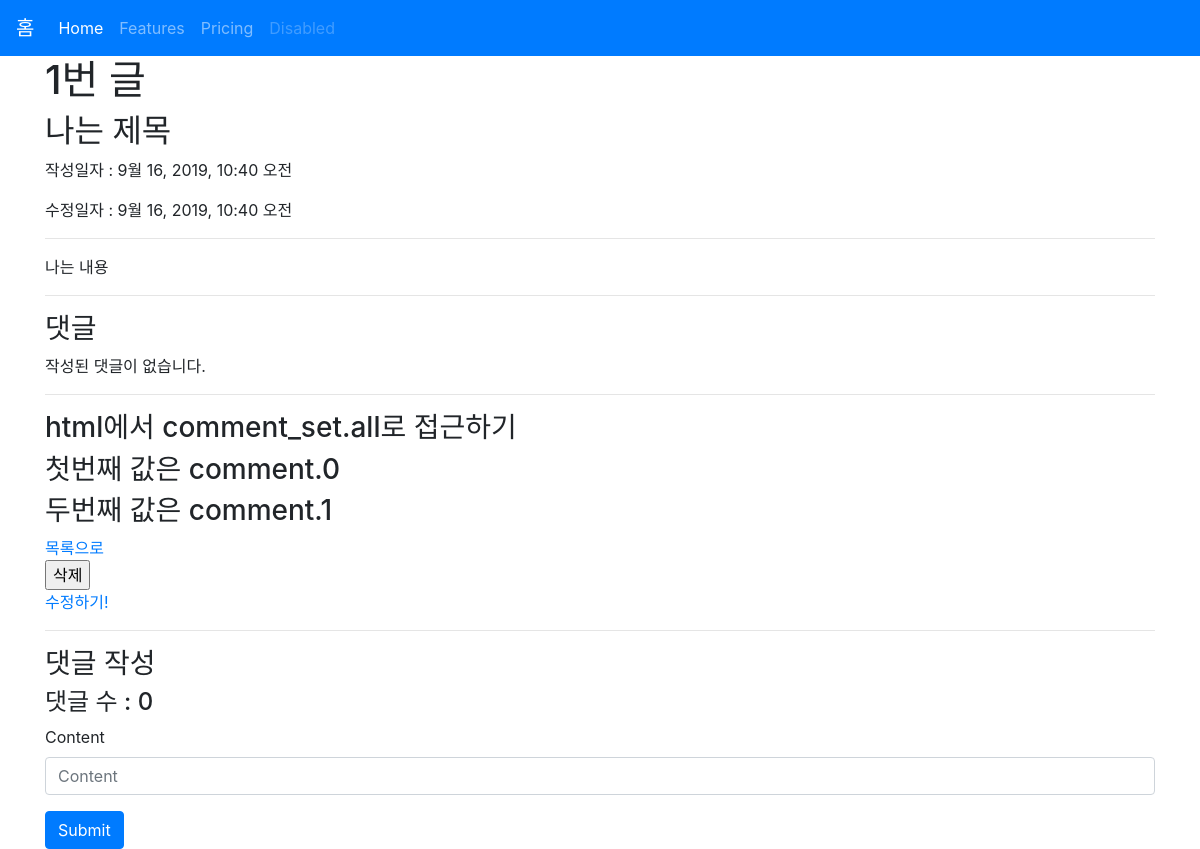
The app's page /articles/1/, older data.
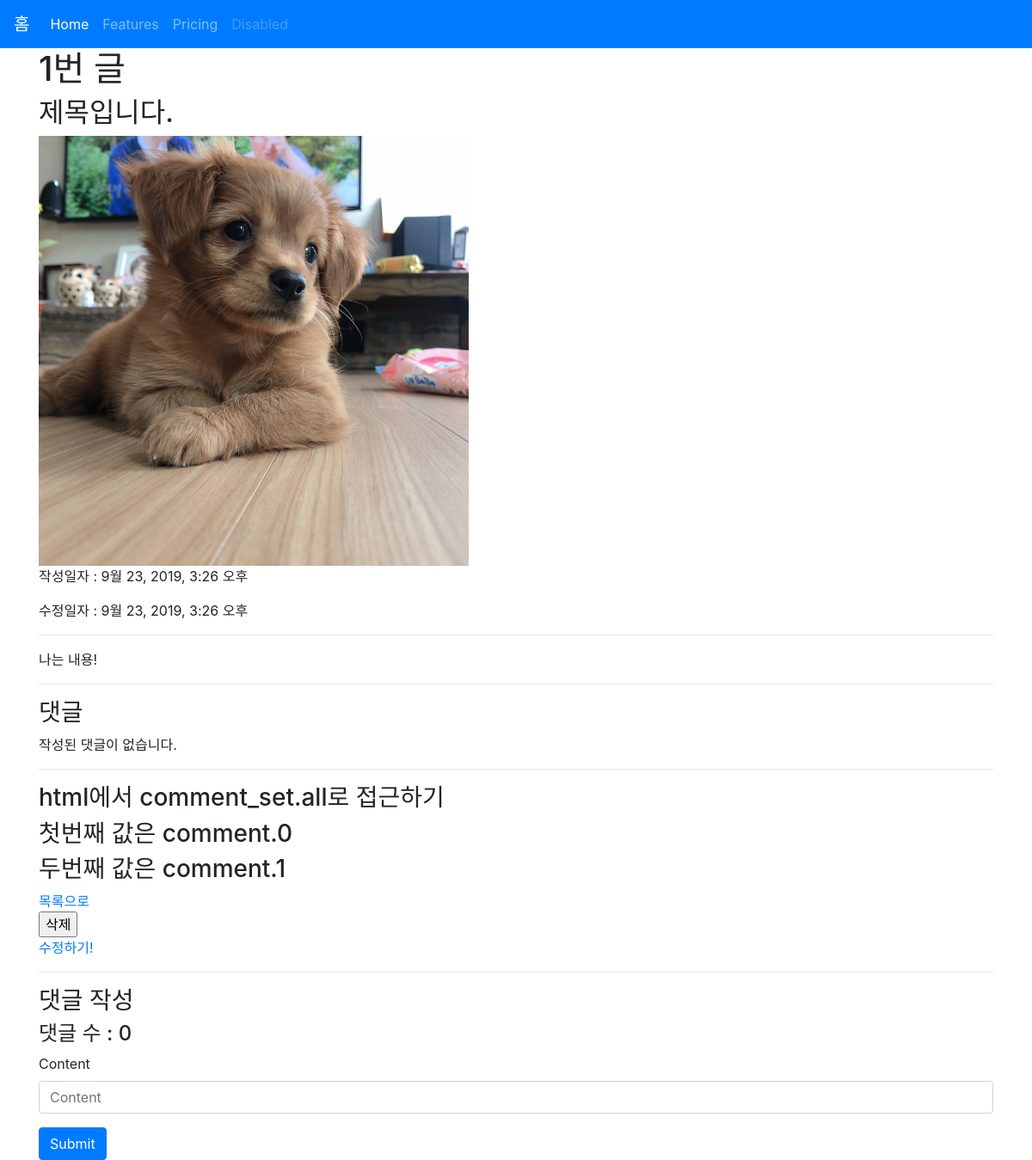
The same page, newer data.
### articles/models.py (models this page shows, shortened)
class Article(models.Model):
    title = models.CharField(max_length=10)
    content = models.TextField()
    image = models.ImageField(blank=True)
    image_thumbnail = ImageSpecField(
        processors=[ResizeToFill(300, 300)],
        format='JPEG',
        options={'quality': 80}
    )
    created_at = models.DateTimeField(auto_now_add=True)
    updated_at = models.DateTimeField(auto_now=True)

### articles/views.py (the view)
# urls.py: path('<int:article_pk>/', views.detail, name='detail'),
def detail(request, article_pk):
    article = get_object_or_404(Article, pk=article_pk) # 없으면 404 에러, 안해주면 500error가 뜬다.
    comments = article.comment_set.all()
    comment_form = CommentForm()
    context = {
        'article': article,
        'comments': comments,
        'comment_form': comment_form
    }
    return render(request, 'articles/detail.html', context)

### articles/forms.py
class CommentForm(forms.ModelForm):
    class Meta:
        model = Comment
        fields = ('content', ) # 지정 필드만 보여줌

### articles/templates/articles/detail.html (shortened to what this page needs)
{% extends 'articles/base.html' %}
{% load bootstrap4 %}
{% block body %}
<h1>{{ article.id }}번 글</h1>
<h2>{{ article.title }}</h2>
{% if article.image %}
  <img src="{{ article.image.url }}" alt="{{ article.image.name }}" width="500">
{% endif %}
<p>작성일자 : {{ article.created_at }}</p>
<p>수정일자 : {{ article.updated_at }}</p>
<hr>
<p>{{ article.content }}</p>
<hr>
<h3>댓글</h3>
{% for comment in comments %}
<p>{{ comment.content }}</p>
<form action="{% url 'articles:comment_delete' comment.pk %}" method="POST" onclick="return confirm('정말로 삭제하시겠습니까?')">
  {% csrf_token %}
  <input type="submit" value="댓글 삭제">
</form>
<hr>
{% empty %}
<p>작성된 댓글이 없습니다.</p>
{% endfor %}
<hr>
<h3>html에서 comment_set.all로 접근하기</h3>
<h3>첫번째 값은 comment.0</h3>
<h3>두번째 값은 comment.1</h3>
<a href="{% url 'articles:index' %}">목록으로</a>
<form action="{% url 'articles:delete' article.pk %}" method="POST" onclick="return confirm('정말로 삭제하시겠습니까?')">
  <input type="submit" value="삭제">
</form>
<a href="{% url 'articles:update' article.pk %}">수정하기!</a>
<hr>
<h3>댓글 작성</h3>
<h4>댓글 수 : {{ comments.count }}</h4>
<form action="{% url 'articles:comment_create' article.pk %}" method="POST" class="form">
  {% bootstrap_form comment_form %}
  {% buttons %}
  <button type="submit" class="btn btn-primary">Submit</button>
  {% endbuttons %}
</form>
{% endblock %}

### articles/templates/articles/base.html (shortened to what this page needs)
{% load static %}
<!DOCTYPE html>
<html lang="en">
<head>
  <link rel="stylesheet" href="{% static 'bootstrap/css/bootstrap.min.css' %}">
</head>
<body>
  <nav class="navbar navbar-expand-lg navbar-dark bg-primary">
    <a class="navbar-brand" href="/articles/">홈</a>
    <div class="collapse navbar-collapse" id="navbarNav">
      <ul class="navbar-nav">
        <li class="nav-item active">
          <a class="nav-link" href="#">Home <span class="sr-only">(current)</span></a>
        </li>
        <li class="nav-item">
          <a class="nav-link" href="#">Features</a>
        </li>
        <li class="nav-item">
          <a class="nav-link" href="#">Pricing</a>
        </li>
        <li class="nav-item">
          <a class="nav-link disabled" href="#" tabindex="-1" aria-disabled="true">Disabled</a>
        </li>
        <li class="nav-item">
          <a class="nav-link">{{ user.username }}</a>
        </li>
      </ul>
    </div>
  </nav>
  <div class="container">
    {% block body %}
    {% endblock %}
  </div>
</body>
</html>

Row changes from the older to the newer data that the page shows:
changed Article id 1: title "나는 제목" → "제목입니다."; image: picture added; created_at "9월 16, 2019, 10:40 오전" → "9월 23, 2019, 3:26 오후"; updated_at "9월 16, 2019, 10:40 오전" → "9월 23, 2019, 3:26 오후"; content "나는 내용" → "나는 내용!"
